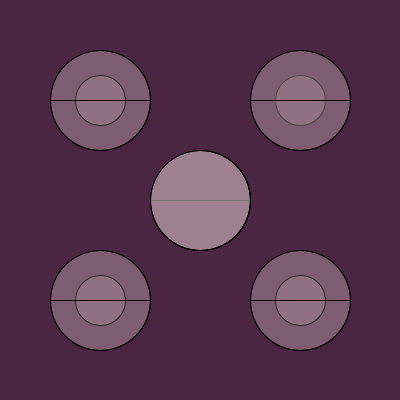
Frame 1 (no input)
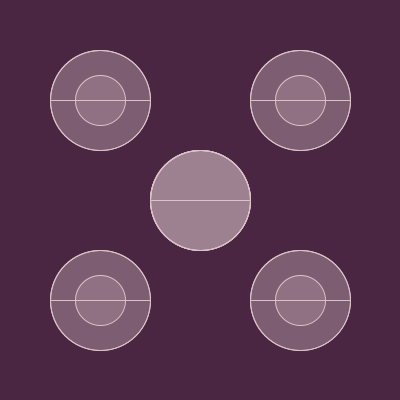
Frame 60 (the mouse pressed at the canvas centre just before this capture)
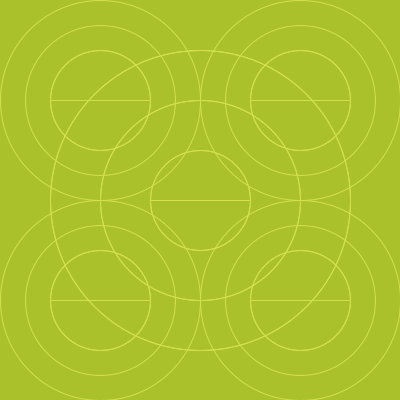
Frame 120 (the mouse held since frame 60 and released just before this capture)

The Processing sketch that drew these frames (run headless with seeded random() and noise(); from frame 60 on, the mouse is pressed at the canvas centre):

// Processing sketch: processing_111071
// ── processing_111071.pde


void setup(){
  size(400,400);
  background(74,38,67);
  
}

void draw(){
  
  if(mousePressed == true) {
 fill(146,163,58,mouseX-mouseY);
 background(171,193,43);
} else {
fill(218,195,199,50);
background(74,38,67);
}
  
  ellipse(width/2,height/2,mouseY,mouseY);
  ellipse(width/2,height/2,mouseX,mouseX);
  ellipse(width/2,height/2,mouseY-100,mouseY-mouseX);
  ellipse(width/2,height/2,mouseY-100,mouseY-mouseX);
  
  ellipse(width/4,height/4,mouseY-100,mouseY-100);
  ellipse(width/2,height/2,mouseX+100,mouseX+100);
  ellipse(3*width/4,3*height/4,mouseY-100,mouseY-100);
  ellipse(width/2,height/2,mouseY-100,mouseY-100);
  ellipse(width/4,3*height/4,mouseY-100,mouseY-100);
  ellipse(3*width/4,height/4,mouseX-50,mouseX-50);
  ellipse(3*width/4,height/4,mouseY-100,mouseY-100);
  ellipse(width/4,height/4,mouseX-50,mouseX-50);
  ellipse(3*width/4,3*height/4,mouseX-50,mouseX-50);
  ellipse(width/4,3*height/4,mouseX-50,mouseX-50);
  
  ellipse(width/4,height/4,mouseX-100,mouseX-100);
  ellipse(width/2,height/2,mouseY+100,mouseY+100);
  ellipse(3*width/4,3*height/4,mouseX-100,mouseX-100);
  ellipse(width/2,height/2,mouseX-100,mouseX-100);
  ellipse(width/4,3*height/4,mouseX-100,mouseX-100);
  ellipse(3*width/4,height/4,mouseY,mouseY);
  ellipse(3*width/4,height/4,mouseX-100,mouseX-100);
  ellipse(width/4,height/4,mouseY,mouseY);
  ellipse(3*width/4,3*height/4,mouseY,mouseY);
  ellipse(width/4,3*height/4,mouseY,mouseY);
  
  ellipse(width/4,height/4,mouseY-100,mouseY-mouseX);
  ellipse(3*width/4,3*height/4,mouseY-100,mouseY-mouseX);
  ellipse(width/4,3*height/4,mouseY-100,mouseY-mouseX);
  ellipse(3*width/4,height/4,mouseY-100,mouseY-mouseX);
  
  ellipse(width/4,height/4,mouseY-100,mouseX-mouseY);
  ellipse(3*width/4,3*height/4,mouseY-100,mouseX-mouseY);
  ellipse(width/4,3*height/4,mouseY-100,mouseX-mouseY);
  ellipse(3*width/4,height/4,mouseY-100,mouseX-mouseY);
  


if(mousePressed == true) {
 //strokeWeight(1);
 stroke(211,223,79);
} else {
 //strokeWeight(1);
 stroke(218,195,199);
}


}
